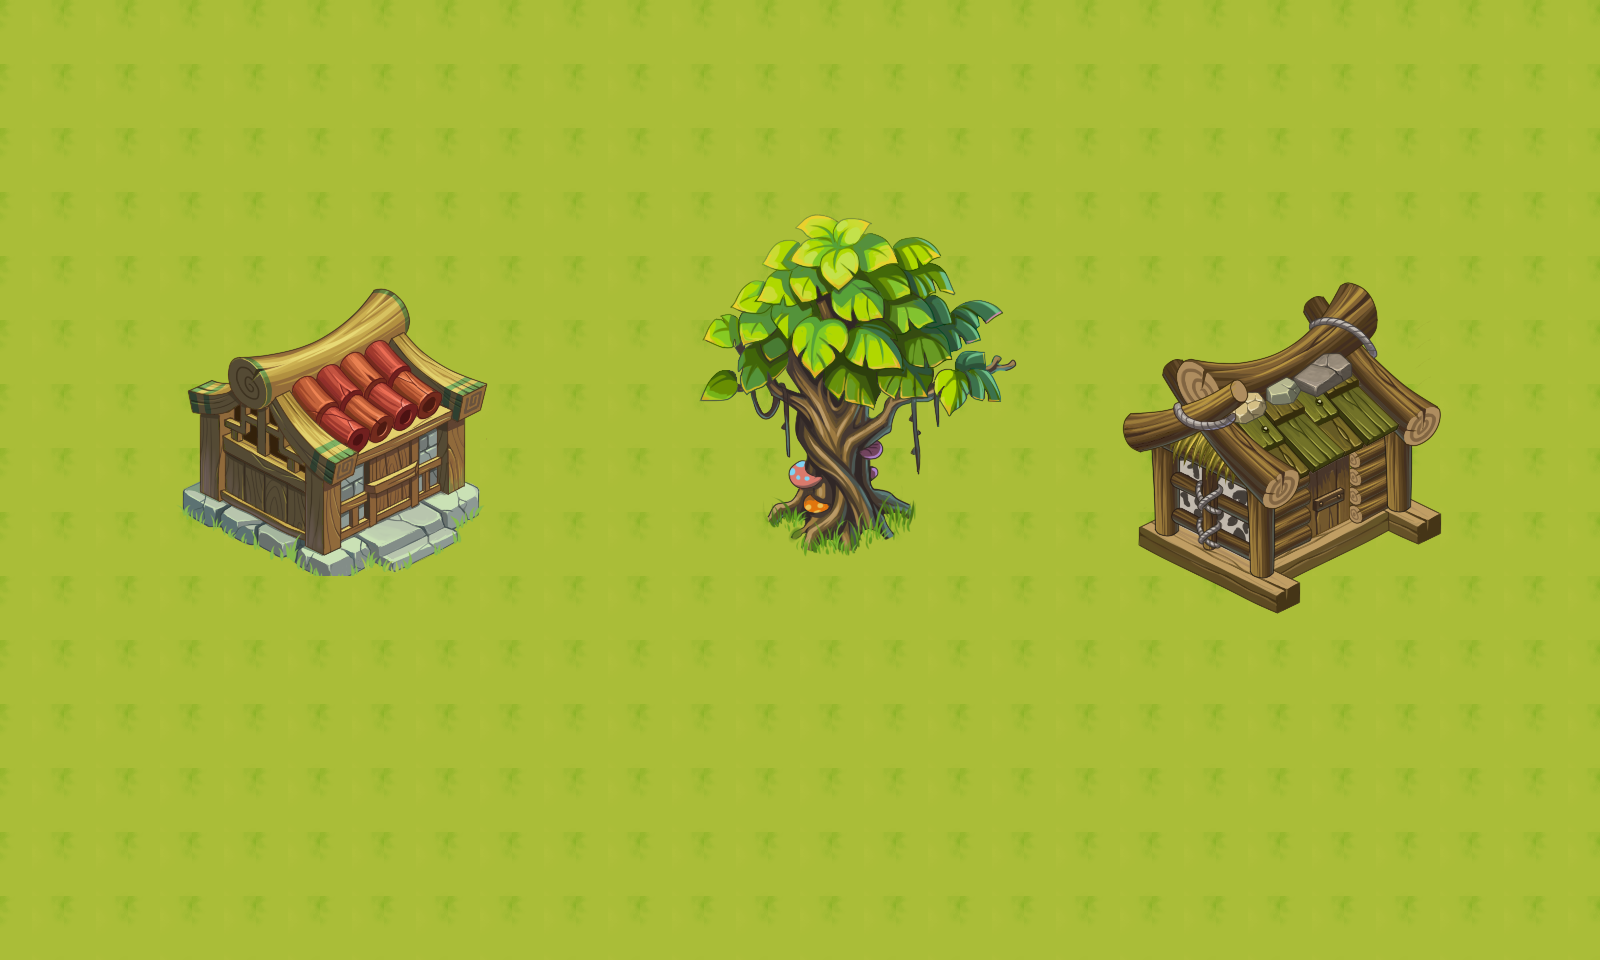

A 2D game scene composited from a Tiled map and its tileset images. What follows is a short description and the map's XML, with each tile layer's data collapsed to a summary:
An orthogonal 25x15 tile map with 64x64 px tiles, 2 tile layers (Background, FirstLayer) and 1 object (player).

<map version="1.0" orientation="orthogonal" width="25" height="15" tilewidth="64" tileheight="64">
 <tileset firstgid="1" name="chartlet" tilewidth="64" tileheight="64">
  <image source="chartlet.png" width="960" height="960" />
 </tileset>
 <layer name="Background" width="25" height="15">
  <data>[375 cells, 375 non-empty, 1 distinct tile ids]</data>
 </layer>
 <layer name="FirstLayer" width="25" height="15">
  <data>[375 cells, 102 non-empty, 102 distinct tile ids]</data>
 </layer>
 <objectgroup draworder="topdown" name="Objects" width="25" height="15">
  <object name="player" x="71" y="716" width="51" height="53" />
 </objectgroup>
</map>